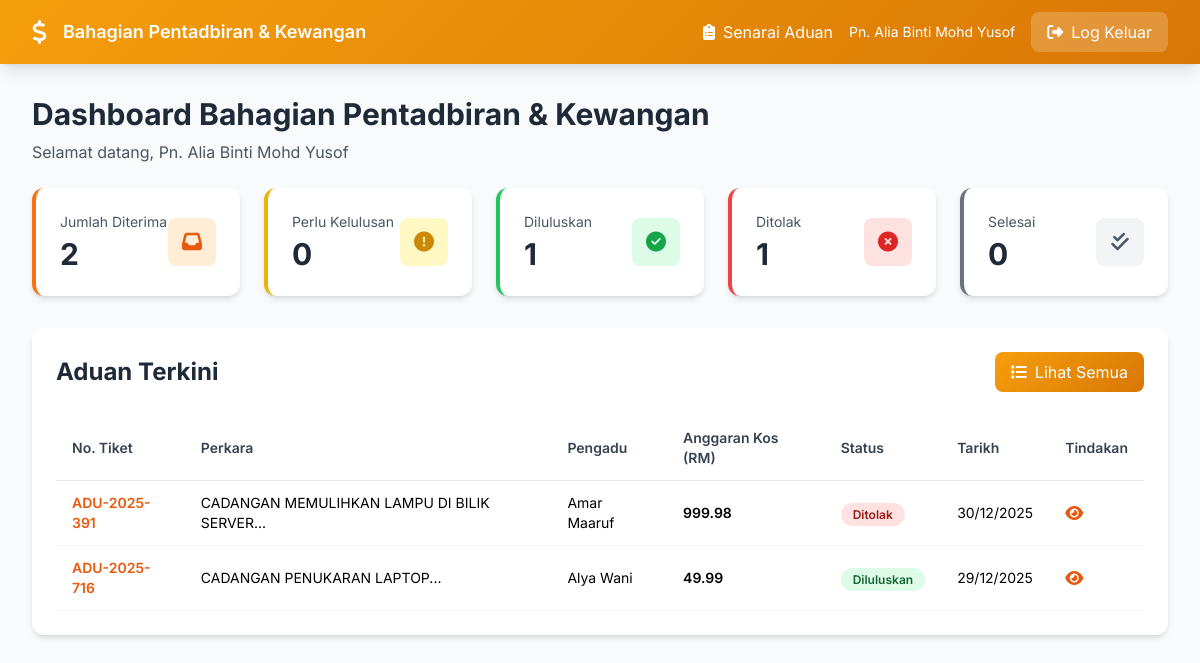
The page /admin/bahagian-pentadbiran-kewangan/index.php (signed in) on the database as committed earlier.
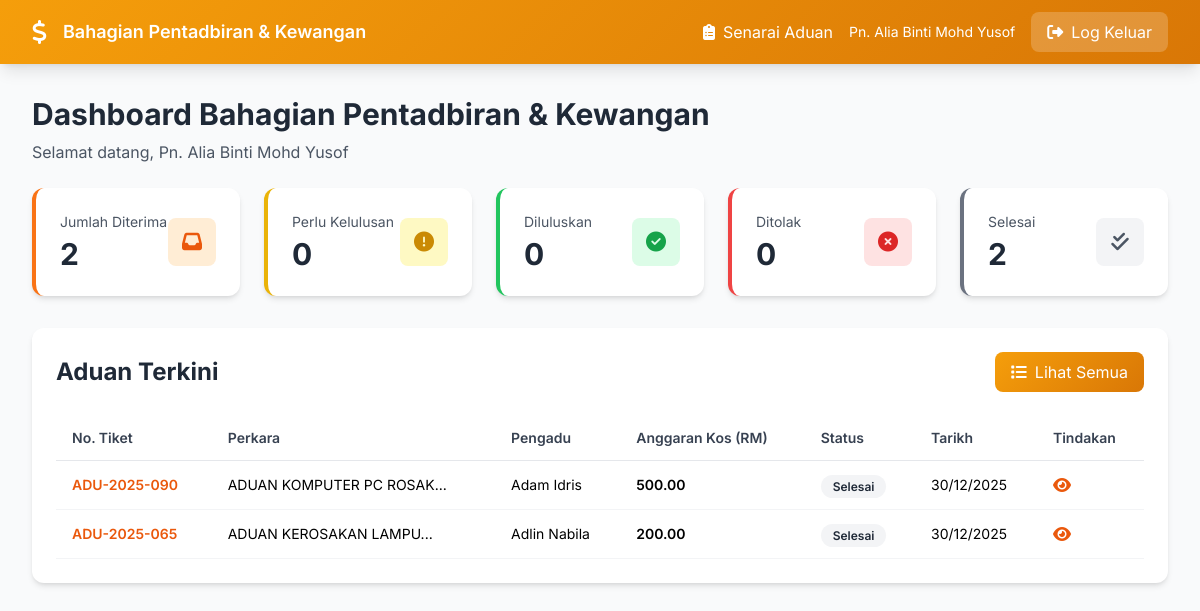
The same page on the database as committed later.
### tables this page shows
CREATE TABLE `complaints` (
  `id` int NOT NULL,
  `ticket_number` varchar(50) NOT NULL,
  `jenis` enum('aduan','cadangan') NOT NULL,
  `perkara` varchar(500) NOT NULL,
  `keterangan` text NOT NULL,
  `user_id` int DEFAULT NULL,
  `nama_pengadu` varchar(255) NOT NULL,
  `alamat` text,
  `no_telefon` varchar(50) DEFAULT NULL,
  `poskod` varchar(10) DEFAULT NULL,
  `jawatan` varchar(255) DEFAULT NULL,
  `bahagian` varchar(255) DEFAULT NULL,
  `tingkat` varchar(50) DEFAULT NULL,
  `email` varchar(255) NOT NULL,
  `no_sambungan` varchar(50) DEFAULT NULL,
  `jenis_aset` varchar(100) DEFAULT NULL,
  `no_pendaftaran_aset` varchar(100) DEFAULT NULL,
  `pengguna_akhir` varchar(255) DEFAULT NULL,
  `tarikh_kerosakan` date DEFAULT NULL,
  `perihal_kerosakan` varchar(255) DEFAULT NULL,
  `perihal_kerosakan_value` varchar(100) DEFAULT NULL,
  `officer_id` int DEFAULT NULL,
  `pegawai_penerima` varchar(255) DEFAULT NULL,
  `status` enum('pending','dalam_pemeriksaan','sedang_dibaiki','selesai','dibatalkan') DEFAULT 'pending',
  `workflow_status` enum('baru','disahkan_unit_aduan','dimajukan_unit_aset','dalam_semakan_unit_aset','dimajukan_pegawai_pelulus','diluluskan','ditolak','dimajukan_unit_it','selesai') DEFAULT 'baru',
  `unit_aduan_verified_by` int DEFAULT NULL,
  `priority` enum('rendah','sederhana','tinggi','kritikal') DEFAULT 'sederhana',
  `progress` int DEFAULT '0',
  `rating` enum('cemerlang','baik','memuaskan','tidak_memuaskan') DEFAULT NULL,
  `feedback_comment` text,
  `created_at` timestamp NOT NULL DEFAULT CURRENT_TIMESTAMP,
  `updated_at` timestamp NOT NULL DEFAULT CURRENT_TIMESTAMP ON UPDATE CURRENT_TIMESTAMP,
  `completed_at` timestamp NULL DEFAULT NULL,
  `unit_aduan_verified_at` datetime DEFAULT NULL,
  `dimajukan_ke` int DEFAULT NULL COMMENT 'Unit Aset Officer ID',
  `tindakan_susulan` text,
  `tindakan_kesimpulan` text,
  `unit_aset_officer_id` int DEFAULT NULL,
  `unit_aset_reviewed_at` datetime DEFAULT NULL,
  `pegawai_pelulus_id` int DEFAULT NULL,
  `pegawai_pelulus_reviewed_at` datetime DEFAULT NULL,
  `pegawai_pelulus_status` enum('diluluskan','ditolak','pending') DEFAULT 'pending',
  `unit_aset_processed_by` int DEFAULT NULL COMMENT 'User ID who processed in Unit Aset',
  `unit_aset_processed_at` datetime DEFAULT NULL COMMENT 'When Unit Aset processed',
  `approval_officer_id` int DEFAULT NULL COMMENT 'Approval officer for this complaint',
  `unit_it_officer_id` int DEFAULT NULL COMMENT 'Unit IT officer assigned to execute the work',
  `unit_it_assigned_at` datetime DEFAULT NULL COMMENT 'When Unit IT was assigned',
  `unit_it_completed_by` int DEFAULT NULL COMMENT 'User ID who completed in Unit IT',
  `unit_it_completed_at` datetime DEFAULT NULL COMMENT 'When Unit IT completed the work'
);

CREATE TABLE `borang_kerosakan_aset` (
  `id` int NOT NULL,
  `complaint_id` int NOT NULL,
  `jenis_aset` varchar(100) DEFAULT NULL,
  `no_siri_pendaftaran_aset` varchar(100) DEFAULT NULL,
  `pengguna_terakhir` varchar(255) DEFAULT NULL,
  `tarikh_kerosakan` date DEFAULT NULL,
  `perihal_kerosakan` varchar(255) DEFAULT NULL,
  `nama_jawatan_pengadu` varchar(255) DEFAULT NULL,
  `tarikh_pengadu` date DEFAULT NULL,
  `jumlah_kos_penyelenggaraan_terdahulu` decimal(10,2) DEFAULT '0.00',
  `anggaran_kos_penyelenggaraan` decimal(10,2) DEFAULT '0.00',
  `nama_jawatan_pegawai_aset` varchar(255) DEFAULT NULL,
  `tarikh_pegawai_aset` date DEFAULT NULL,
  `syor_ulasan` text,
  `keputusan_status` enum('diluluskan','ditolak','pending') DEFAULT 'pending',
  `keputusan_ulasan` text,
  `keputusan_nama` varchar(255) DEFAULT NULL,
  `keputusan_jawatan` varchar(255) DEFAULT NULL,
  `keputusan_tarikh` date DEFAULT NULL,
  `tandatangan_dijana_komputer` tinyint(1) DEFAULT '1',
  `created_at` timestamp NULL DEFAULT CURRENT_TIMESTAMP,
  `updated_at` timestamp NULL DEFAULT CURRENT_TIMESTAMP ON UPDATE CURRENT_TIMESTAMP
);

### admin/bahagian-pentadbiran-kewangan/index.php (the view, shortened to what the changed rows need)
<?php
$db = getDB();
$stmt = $db->query("SELECT COUNT(*) as total FROM complaints WHERE workflow_status = 'diluluskan'");
$diluluskan = $stmt->fetch()['total'];
$stmt = $db->query("SELECT COUNT(*) as total FROM complaints WHERE workflow_status = 'ditolak'");
$ditolak = $stmt->fetch()['total'];
$stmt = $db->query("SELECT COUNT(*) as total FROM complaints WHERE workflow_status = 'selesai'");
$selesai = $stmt->fetch()['total'];
$stmt = $db->query("
    SELECT c.*,
           u_unit_aset.nama_penuh as unit_aset_officer_name,
           bka.anggaran_kos_penyelenggaraan,
           bka.keputusan_status
    FROM complaints c
    LEFT JOIN users u_unit_aset ON c.unit_aset_processed_by = u_unit_aset.id
    LEFT JOIN borang_kerosakan_aset bka ON c.id = bka.complaint_id
    WHERE c.workflow_status IN ('dimajukan_pegawai_pelulus', 'diluluskan', 'ditolak', 'selesai')
    ORDER BY c.updated_at DESC
    LIMIT 10
");
$recent_complaints = $stmt->fetchAll();
?>
<!DOCTYPE html>
<html lang="ms">
<head>
    <script src="https://cdn.tailwindcss.com"></script>
    <link href="https://cdnjs.cloudflare.com/ajax/libs/font-awesome/6.4.0/css/all.min.css" rel="stylesheet">
</head>
<body class="bg-gray-50">
    <div class="max-w-7xl mx-auto px-4 sm:px-6 lg:px-8 py-8">
        <div class="mb-6">
            <h1 class="text-3xl font-bold text-gray-800">Dashboard Bahagian Pentadbiran & Kewangan</h1>
        </div>
        <div class="grid grid-cols-1 md:grid-cols-2 lg:grid-cols-5 gap-6 mb-8">
            <div class="bg-white rounded-xl shadow-md p-6 border-l-4 border-green-500">
                <div class="flex items-center justify-between">
                    <div>
                        <p class="text-sm text-gray-600 mb-1">Diluluskan</p>
                        <p class="text-3xl font-bold text-gray-800"><?php echo $diluluskan; ?></p>
                    </div>
                </div>
            </div>
            <div class="bg-white rounded-xl shadow-md p-6 border-l-4 border-red-500">
                <div class="flex items-center justify-between">
                    <div>
                        <p class="text-sm text-gray-600 mb-1">Ditolak</p>
                        <p class="text-3xl font-bold text-gray-800"><?php echo $ditolak; ?></p>
                    </div>
                </div>
            </div>
            <div class="bg-white rounded-xl shadow-md p-6 border-l-4 border-gray-500">
                <div class="flex items-center justify-between">
                    <div>
                        <p class="text-sm text-gray-600 mb-1">Selesai</p>
                        <p class="text-3xl font-bold text-gray-800"><?php echo $selesai; ?></p>
                    </div>
                </div>
            </div>
        </div>
        <div class="bg-white rounded-xl shadow-md p-6">
            <div class="flex justify-between items-center mb-6">
                <h2 class="text-2xl font-bold text-gray-800">Aduan Terkini</h2>
            </div>
            <div class="overflow-x-auto">
                <table class="w-full">
                    <thead>
                        <tr class="border-b border-gray-200">
                            <th class="text-left py-3 px-4 text-sm font-semibold text-gray-700">No. Tiket</th>
                            <th class="text-left py-3 px-4 text-sm font-semibold text-gray-700">Perkara</th>
                            <th class="text-left py-3 px-4 text-sm font-semibold text-gray-700">Pengadu</th>
                            <th class="text-left py-3 px-4 text-sm font-semibold text-gray-700">Anggaran Kos (RM)</th>
                            <th class="text-left py-3 px-4 text-sm font-semibold text-gray-700">Status</th>
                            <th class="text-left py-3 px-4 text-sm font-semibold text-gray-700">Tarikh</th>
                            <th class="text-left py-3 px-4 text-sm font-semibold text-gray-700">Tindakan</th>
                        </tr>
                    </thead>
                    <tbody>
                        <?php if (empty($recent_complaints)): ?>
                        <tr>
                            <td colspan="7" class="text-center py-8 text-gray-500">
                                <i class="fas fa-inbox text-4xl mb-2"></i>
                                <p>Tiada aduan</p>
                            </td>
                        </tr>
                        <?php else: ?>
                        <?php foreach ($recent_complaints as $complaint): ?>
                        <tr class="border-b border-gray-100 hover:bg-gray-50">
                            <td class="py-3 px-4 text-sm font-semibold text-orange-600">
                                <?php echo htmlspecialchars($complaint['ticket_number']); ?>
                            </td>
                            <td class="py-3 px-4 text-sm">
                                <?php echo htmlspecialchars(substr($complaint['perkara'], 0, 50)); ?>...
                            </td>
                            <td class="py-3 px-4 text-sm">
                                <?php echo htmlspecialchars($complaint['nama_pengadu']); ?>
                            </td>
                            <td class="py-3 px-4 text-sm font-semibold">
                                <?php
                                if (!empty($complaint['anggaran_kos_penyelenggaraan'])) {
                                    echo number_format($complaint['anggaran_kos_penyelenggaraan'], 2);
                                } else {
                                    echo '-';
                                }
                                ?>
                            </td>
                            <td class="py-3 px-4">
                                <?php
                                $workflow_colors = [
                                    'dimajukan_pegawai_pelulus' => 'bg-yellow-100 text-yellow-800',
                                    'diluluskan' => 'bg-green-100 text-green-800',
                                    'ditolak' => 'bg-red-100 text-red-800',
                                    'selesai' => 'bg-gray-100 text-gray-800'
                                ];
                                $workflow_labels = [
                                    'dimajukan_pegawai_pelulus' => 'Perlu Kelulusan',
                                    'diluluskan' => 'Diluluskan',
                                    'ditolak' => 'Ditolak',
                                    'selesai' => 'Selesai'
                                ];
                                $color = $workflow_colors[$complaint['workflow_status']] ?? 'bg-gray-100 text-gray-800';
                                $label = $workflow_labels[$complaint['workflow_status']] ?? $complaint['workflow_status'];
                                ?>
                                <span class="px-3 py-1 rounded-full text-xs font-semibold <?php echo $color; ?>">
                                    <?php echo $label; ?>
                                </span>
                            </td>
                            <td class="py-3 px-4 text-sm"><?php echo date('d/m/Y', strtotime($complaint['updated_at'])); ?></td>
                            <td class="py-3 px-4">
                                <a href="view_complaint.php?id=<?php echo $complaint['id']; ?>"
                                   class="text-orange-600 hover:text-orange-800" title="Lihat & Luluskan">
                                    <i class="fas fa-eye"></i>
                                </a>
                            </td>
                        </tr>
                        <?php endforeach; ?>
                        <?php endif; ?>
                    </tbody>
                </table>
            </div>
        </div>
    </div>
</body>
</html>

Rows that differ between the two databases and show on the page:
removed complaints: ticket_number "ADU-2025-391", perkara "CADANGAN MEMULIHKAN LAMPU DI BILIK SERVER", nama_pengadu "Amar Maaruf", borang_kerosakan_aset.anggaran_kos_penyelenggaraan "999.98", workflow_status "Ditolak", updated_at "30/12/2025"
removed complaints: ticket_number "ADU-2025-716", perkara "CADANGAN PENUKARAN LAPTOP", nama_pengadu "Alya Wani", borang_kerosakan_aset.anggaran_kos_penyelenggaraan "49.99", workflow_status "Diluluskan", updated_at "29/12/2025"
added complaints: ticket_number "ADU-2025-090", perkara "ADUAN KOMPUTER PC ROSAK", nama_pengadu "Adam Idris", borang_kerosakan_aset.anggaran_kos_penyelenggaraan "500.00", workflow_status "Selesai", updated_at "30/12/2025"
added complaints: ticket_number "ADU-2025-065", perkara "ADUAN KEROSAKAN LAMPU", nama_pengadu "Adlin Nabila", borang_kerosakan_aset.anggaran_kos_penyelenggaraan "200.00", workflow_status "Selesai", updated_at "30/12/2025"
Other text that changed with them:
$diluluskan: "1" → "0"
$ditolak: "1" → "0"
$selesai: "0" → "2"
